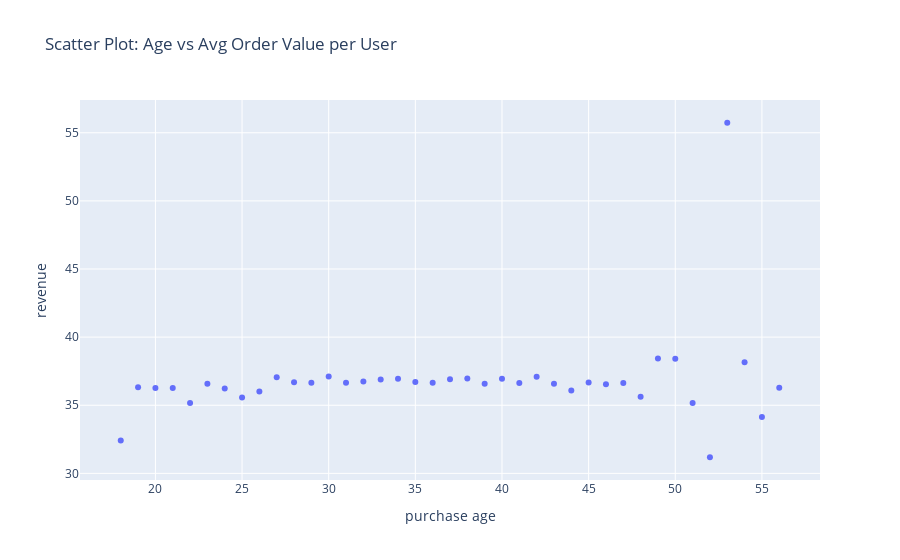

Notebook cell for this chart:
### Code cell
# scatter plot age cat e avg order value per user
df_aov = df_beauty.groupby('purchase age')['revenue'].mean().reset_index()

fig = px.scatter(df_aov, x='purchase age', y='revenue', title='Scatter Plot: Age vs Avg Order Value per User')
fig.show()

### Figure 1 — Plotly figure (JSON) as saved in the notebook; plotly's stock layout.template omitted (floating-point values rounded to 4 significant figures)
{"data": [{"hovertemplate": "purchase age=%{x}<br>revenue=%{y}<extra></extra>", "legendgroup": "", "marker": {"color": "#636efa", "symbol": "circle"}, "mode": "markers", "name": "", "orientation": "v", "showlegend": false, "type": "scatter", "x": [18, 19, 20, 21, 22, 23, 24, 25, 26, 27, 28, 29, 30, 31, 32, 33, 34, 35, 36, 37, 38, 39, 40, 41, 42, 43, 44, 45, 46, 47, 48, 49, 50, 51, 52, 53, 54, 55, 56], "xaxis": "x", "y": [32.42, 36.32, 36.26, 36.26, 35.17, 36.57, 36.24, 35.56, 36.01, 37.05, 36.7, 36.65, 37.11, 36.66, 36.74, 36.89, 36.95, 36.71, 36.65, 36.91, 36.97, 36.58, 36.95, 36.63, 37.09, 36.58, 36.08, 36.67, 36.53, 36.63, 35.63, 38.43, 38.41, 35.17, 31.18, 55.73, 38.15, 34.14, 36.29], "yaxis": "y"}], "layout": {"legend": {"tracegroupgap": 0}, "title": {"text": "Scatter Plot: Age vs Avg Order Value per User"}, "xaxis": {"anchor": "y", "domain": [0, 1], "title": {"text": "purchase age"}}, "yaxis": {"anchor": "x", "domain": [0, 1], "title": {"text": "revenue"}}}}
